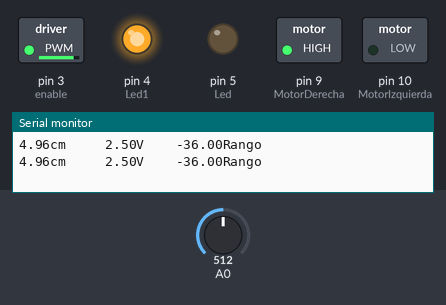
The sketch below on a simulated Arduino Uno, built with avr-gcc and run on an emulated ATmega328P. On the bench: switched loads named in the sketch (green lamp = pin HIGH), output pins drawn as LEDs (lit = HIGH), the last lines printed to the serial monitor. The inputs (shaded band) are chosen by the test bench; at power-on: A0 = 512.

Above: at 1.8 s.
1.9 s: A0 set to 306
At 4.2 s:
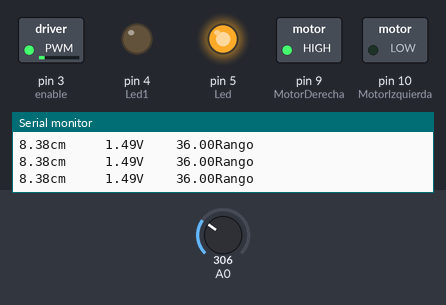
4.5 s: A0 set to 122
At 6.1 s:
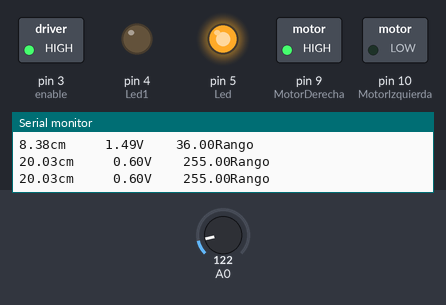
6.5 s: A0 set to 0
At 7.7 s:
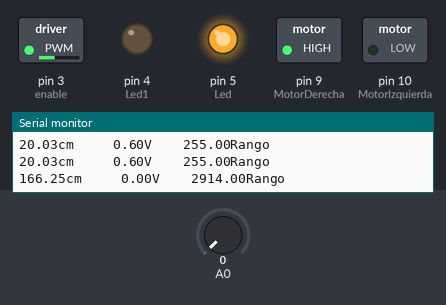
8.5 s: A0 set to 900
At 9.4 s:
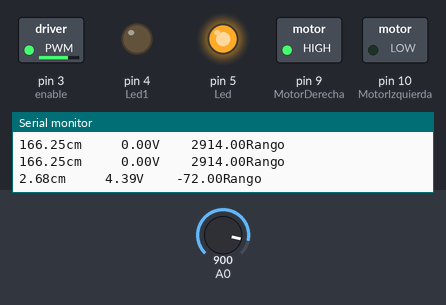
11.5 s: A0 set to 511
At 13.0 s:
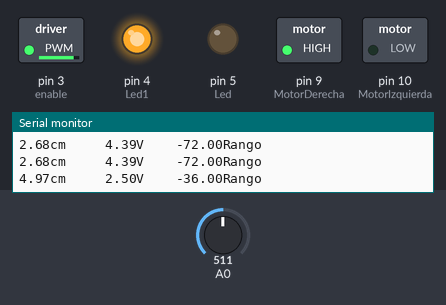
13.5 s: A0 set to 1023
At 14.7 s:
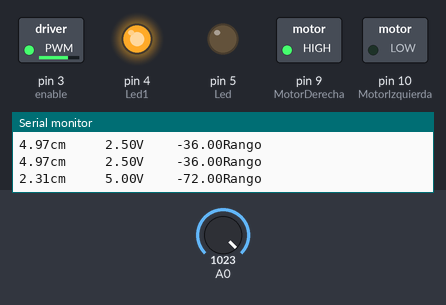
Timing chart, 0 to 16.5 s (numbered marks = the images above; inputs shaded):
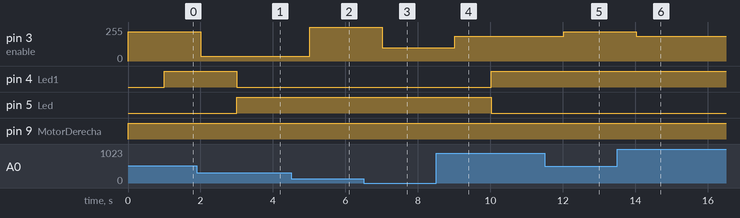

Measured:
- after the input at 1.9 s, pin 3 (enable): 220/255 → 36/255 after 0.10 s; pin 4 (Led1): HIGH → LOW after 1.1 s; pin 5 (Led): LOW → HIGH after 1.1 s
- after the input at 4.5 s, pin 3 (enable): 36/255 → 255/255 after 0.51 s
- after the input at 6.5 s, pin 3 (enable): 255/255 → 98/255 after 0.51 s
- after the input at 8.5 s, pin 3 (enable): 98/255 → 184/255 after 0.51 s; pin 4 (Led1): LOW → HIGH after 1.5 s; pin 5 (Led): HIGH → LOW after 1.5 s
- after the input at 11.5 s, pin 3 (enable): 184/255 → 220/255 after 0.52 s
- after the input at 13.5 s, pin 3 (enable): 220/255 → 184/255 after 0.52 s

The sketch:

PWM_y_ADC.ino
```cpp
//PWM y ADC//
//Autor Borxo García//
//Licencia de Creative Commons Reconocimiento-NoComercial 4.0 Internacional.//

#define Led 5
#define Led1 4
#define enable 3
#define MotorDerecha 9
#define MotorIzquierda 10

float Analogico;
float Distancia;
float Val;


void setup()
  {
    Serial.begin(9600);
    pinMode(Led, OUTPUT);
    pinMode(Led1, OUTPUT);
    pinMode(MotorDerecha, OUTPUT);
    pinMode(MotorIzquierda, OUTPUT);

  }

void loop()
  {
    digitalWrite(MotorDerecha, HIGH);
    digitalWrite(MotorIzquierda, LOW);
    Analogico = (5.0/1024)*analogRead(A0);
    Distancia=(1/(0.072*Analogico+0.006))-0.42;
	Val = map(Distancia, 6, 20, 0, 255);
    analogWrite(enable, Val);

    Serial.print(Distancia);
    Serial.print("cm     ");

    Serial.print(Analogico);
    Serial.print("V    ");

	Serial.print(Val);
	Serial.println("Rango");
    delay(1000);


    if (Val >= 8)
      {
        digitalWrite(Led, HIGH);
        digitalWrite(Led1, LOW);
      }

    else if (Val < 5)
      {
        digitalWrite(Led1, HIGH);
        digitalWrite(Led, LOW);
      }
  }
```
